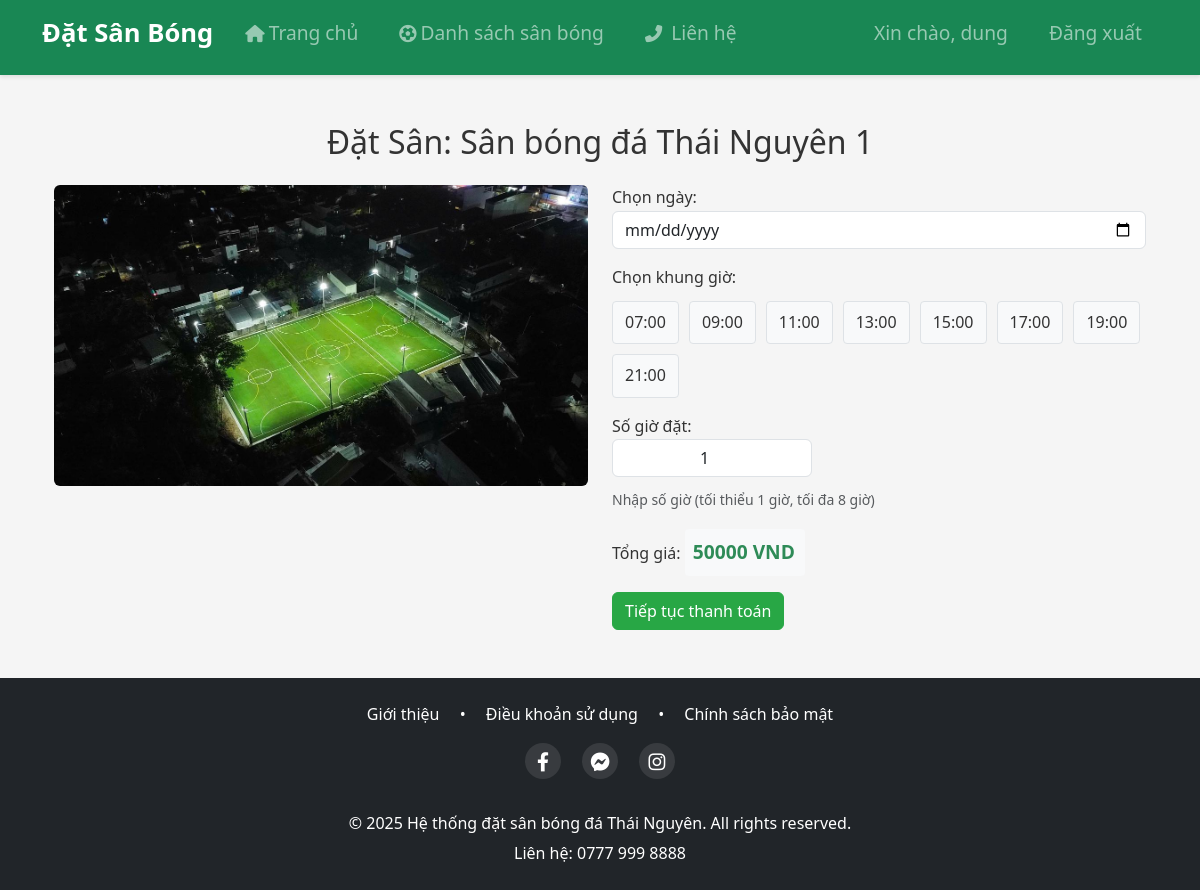
The page /book/1 (signed in) on the database its author committed.
### tables this page shows
CREATE TABLE pitches (
            id INTEGER PRIMARY KEY AUTOINCREMENT,
            name TEXT NOT NULL,
            address TEXT NOT NULL,
            phone TEXT NOT NULL,
            price INTEGER NOT NULL,
            image TEXT,
            description TEXT,
            is_active BOOLEAN DEFAULT 1,
            created_at TIMESTAMP DEFAULT CURRENT_TIMESTAMP
        );

### main.py (the view, shortened to what this page needs)
@app.route('/book/<int:pitch_id>', methods=['GET', 'POST'])
def book(pitch_id):
    if 'user_id' not in session:
        flash('Vui lòng đăng nhập để đặt sân!', 'warning')
        return redirect(url_for('login'))
    db = get_db()
    pitch = db.execute('SELECT * FROM pitches WHERE id = ?', (pitch_id,)).fetchone()
    if not pitch:
        flash('Sân bóng không tồn tại!', 'error')
        return redirect(url_for('pitches'))
    time_slots = []
    for hour in range(7, 23):  # Từ 7h sáng đến 23h đêm
        time_slots.append(f"{hour:02d}:00")
    min_date = (datetime.now() + timedelta(days=1)).strftime('%Y-%m-%d')
    return render_template('booking.html', pitch=pitch, time_slots=time_slots,
                           min_date=min_date, price_per_hour=pitch['price'])

### database.py (called while the page is built)
def get_db():
    conn = sqlite3.connect('football_booking.db')
    conn.row_factory = sqlite3.Row
    return conn

### templates/booking.html (shortened to what this page needs)
{% extends "base.html" %}
{% block head %}
<link rel="stylesheet" href="{{ url_for('static', filename='css/booking.css') }}">
{% endblock %}
{% block content %}
<div class="container mt-4">
    <h2 class="text-center mb-4">Đặt Sân: {{ pitch.name }}</h2>
    <div class="row">
        <div class="col-md-6">
            <img src="{{ url_for('static', filename='images/' + pitch.image) }}" class="img-fluid rounded" alt="{{ pitch.name }}">
        </div>
        <div class="col-md-6">
            <form id="booking-form" method="POST" action="{{ url_for('book', pitch_id=pitch.id) }}">
                <div class="form-group mb-3">
                    <label for="booking_date">Chọn ngày:</label>
                    <input type="date" class="form-control" id="booking_date" name="booking_date" required>
                </div>
                <div class="form-group mb-3">
                    <label>Chọn khung giờ:</label>
                    <div class="time-slots">
                        {% for time in ['07:00', '09:00', '11:00', '13:00', '15:00', '17:00', '19:00', '21:00'] %}
                            <div class="time-slot" data-time="{{ time }}">{{ time }}</div>
                        {% endfor %}
                    </div>
                </div>
                <div class="form-group mb-3">
                    <label for="booking_hours">Số giờ đặt:</label>
                    <div class="input-group">
                        <input type="number"
                               class="form-control text-center"
                               id="booking_hours"
                               name="booking_hours"
                               min="1"
                               max="8"
                               value="1"
                               required>
                    </div>
                    <small class="form-text text-muted">Nhập số giờ (tối thiểu 1 giờ, tối đa 8 giờ)</small>
                </div>
                <div class="form-group mb-3">
                    <label>Tổng giá:</label>
                    <div id="total_price" class="total-price">{{ pitch.price|int }} VND</div>
                </div>
                    <button type="submit" class="btn btn-primary">Tiếp tục thanh toán</button>
            </form>
        </div>
    </div>
</div>
{% endblock %}

### static/css/base.css (style rules this page uses)
:root { --primary-color: #28a745; --secondary-color: #6c757d; --light-color: #f8f9fa; --dark-color: #343a40; }
html { height: 100%; }
body { font-family: 'Segoe UI', Tahoma, Geneva, Verdana, sans-serif; line-height: 1.6; color: #333; background-color: #f5f5f5; min-height: 100%; display: flex; flex-direction: column; }
.container.mt-4 { flex: 1; }
.btn-primary { background-color: var(--primary-color); border-color: var(--primary-color); }

### static/css/booking.css (style rules this page uses)
.time-slots { display: flex; flex-wrap: wrap; gap: 10px; margin-top: 10px; }
.time-slot { padding: 8px 12px; background-color: #f8f9fa; border: 1px solid #dee2e6; border-radius: 4px; cursor: pointer; transition: all 0.3s; }
.total-price { font-size: 1.2rem; font-weight: bold; color: #2e8b57; padding: 8px; background-color: #f8f9fa; border-radius: 4px; display: inline-block; min-width: 120px; }
.input-group { max-width: 200px; margin-bottom: 10px; }
.form-group { margin-bottom: 1.5rem; }

### rows shown on the page
pitches: name "Sân bóng đá Thái Nguyên 1", image (picture), price "50000"

### other values the page prints
{{ session['user_name'] }} "dung"
{{ time }} "07:00" "09:00" "11:00" "13:00" "15:00" "17:00" "19:00" "21:00"
